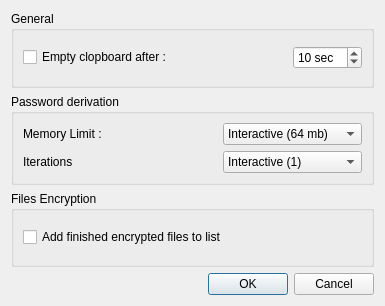
<?xml version="1.0" encoding="UTF-8"?>
<ui version="4.0">
 <class>ConfigDialog</class>
 <widget class="QDialog" name="ConfigDialog">
  <property name="geometry">
   <rect>
    <x>0</x>
    <y>0</y>
    <width>385</width>
    <height>306</height>
   </rect>
  </property>
  <property name="windowTitle">
   <string>Arsenic Configuration</string>
  </property>
  <layout class="QVBoxLayout" name="verticalLayout">
   <item>
    <widget class="QGroupBox" name="groupBox">
     <property name="title">
      <string>General</string>
     </property>
     <layout class="QGridLayout" name="gridLayout">
      <item row="0" column="2">
       <widget class="QSpinBox" name="spinBox_clip">
        <property name="suffix">
         <string> sec</string>
        </property>
        <property name="minimum">
         <number>1</number>
        </property>
        <property name="maximum">
         <number>999</number>
        </property>
        <property name="value">
         <number>10</number>
        </property>
       </widget>
      </item>
      <item row="0" column="0">
       <widget class="QCheckBox" name="checkBox_empty">
        <property name="text">
         <string>Empty clopboard after :</string>
        </property>
       </widget>
      </item>
      <item row="0" column="1">
       <spacer name="horizontalSpacer">
        <property name="orientation">
         <enum>Qt::Horizontal</enum>
        </property>
        <property name="sizeHint" stdset="0">
         <size>
          <width>40</width>
          <height>20</height>
         </size>
        </property>
       </spacer>
      </item>
     </layout>
    </widget>
   </item>
   <item>
    <widget class="QGroupBox" name="groupBox_2">
     <property name="title">
      <string>Password derivation</string>
     </property>
     <layout class="QGridLayout" name="gridLayout_2">
      <item row="1" column="0">
       <widget class="QLabel" name="label_3">
        <property name="text">
         <string>Iterations</string>
        </property>
       </widget>
      </item>
      <item row="0" column="2">
       <widget class="QComboBox" name="comboMemory">
        <property name="currentText">
         <string notr="true">Interactive (64 mb)</string>
        </property>
        <item>
         <property name="text">
          <string notr="true">Interactive (64 mb)</string>
         </property>
        </item>
        <item>
         <property name="text">
          <string notr="true">Moderate (512 mb)</string>
         </property>
        </item>
        <item>
         <property name="text">
          <string notr="true">Sensitive (1000 mb)</string>
         </property>
        </item>
       </widget>
      </item>
      <item row="1" column="2">
       <widget class="QComboBox" name="comboOps">
        <property name="currentText">
         <string notr="true">Interactive (1)</string>
        </property>
        <item>
         <property name="text">
          <string notr="true">Interactive (1)</string>
         </property>
        </item>
        <item>
         <property name="text">
          <string notr="true">Moderate (2)</string>
         </property>
        </item>
        <item>
         <property name="text">
          <string notr="true">Sensitive (3)</string>
         </property>
        </item>
       </widget>
      </item>
      <item row="0" column="0">
       <widget class="QLabel" name="label_2">
        <property name="text">
         <string>Memory Limit :</string>
        </property>
       </widget>
      </item>
      <item row="0" column="1">
       <spacer name="horizontalSpacer_2">
        <property name="orientation">
         <enum>Qt::Horizontal</enum>
        </property>
        <property name="sizeHint" stdset="0">
         <size>
          <width>40</width>
          <height>20</height>
         </size>
        </property>
       </spacer>
      </item>
     </layout>
    </widget>
   </item>
   <item>
    <widget class="QGroupBox" name="groupBox_3">
     <property name="title">
      <string>Files Encryption</string>
     </property>
     <layout class="QGridLayout" name="gridLayout_3">
      <item row="0" column="0">
       <widget class="QCheckBox" name="checkAddEncrypted">
        <property name="text">
         <string>Add finished encrypted files to list</string>
        </property>
       </widget>
      </item>
     </layout>
    </widget>
   </item>
   <item>
    <widget class="QDialogButtonBox" name="buttonBox">
     <property name="orientation">
      <enum>Qt::Horizontal</enum>
     </property>
     <property name="standardButtons">
      <set>QDialogButtonBox::Cancel|QDialogButtonBox::Ok</set>
     </property>
    </widget>
   </item>
  </layout>
 </widget>
 <resources/>
 <connections>
  <connection>
   <sender>buttonBox</sender>
   <signal>accepted()</signal>
   <receiver>ConfigDialog</receiver>
   <slot>accept()</slot>
   <hints>
    <hint type="sourcelabel">
     <x>248</x>
     <y>254</y>
    </hint>
    <hint type="destinationlabel">
     <x>157</x>
     <y>274</y>
    </hint>
   </hints>
  </connection>
  <connection>
   <sender>buttonBox</sender>
   <signal>rejected()</signal>
   <receiver>ConfigDialog</receiver>
   <slot>reject()</slot>
   <hints>
    <hint type="sourcelabel">
     <x>316</x>
     <y>260</y>
    </hint>
    <hint type="destinationlabel">
     <x>286</x>
     <y>274</y>
    </hint>
   </hints>
  </connection>
 </connections>
</ui>
